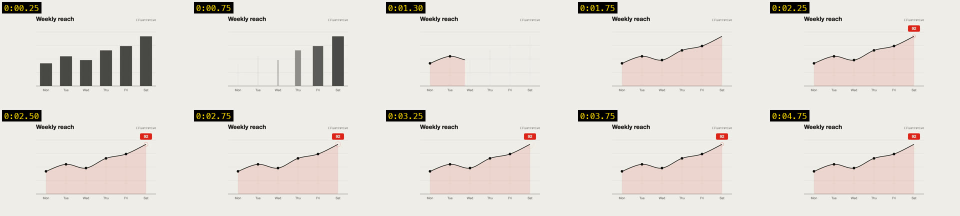
#> input picture recipes/data/media/chart-morph.jpg, 1920 x 432 px (shown at 1/2 size)
$ python label-tile.py ../../../recipes/data/media/chart-morph.jpg ../../../recipes/data/media/flowing-paths.jpg 1.0
#> lines starting #> are read from the running program, lines starting #| are printed output that depends on the picture
"""Burn the contact-sheet tile label onto a 960x540 frame so the hi-res overlay in beat 03
matches its tile in `bin/vh sheet` (tools/sheet.py style at 2x; grey = the tile label after the sheet's greyscale filter).
usage: uv run --with pillow python tools/label-tile.py <in.png> <out.png> <seconds>"""
import sys
from pathlib import Path
from PIL import Image, ImageDraw, ImageFont
src, out, t = sys.argv[1], sys.argv[2], float(sys.argv[3])
im = Image.open(src).convert("RGB")
#> im is the input picture: PIL image 1920x432 RGB; mean R, G, B 228.3, 224.4, 218.8
k = im.width / 480                      # tile scale relative to the 480-px sheet tiles
#> k = 4
f = ImageFont.truetype("/System/Library/Fonts/Menlo.ttc", int(max(14, 480 // 22) * k)) if Path("/System/Library/Fonts/Menlo.ttc").exists() else ImageFont.load_default()
d = ImageDraw.Draw(im)
label = f"{int(t // 60)}:{t % 60:05.2f}"
bb = d.textbbox((0, 0), label, font=f)
#> bb = (0, 2, 34, 10)
d.rectangle([4 * k, 4 * k, 12 * k + bb[2], 10 * k + bb[3]], fill=(0, 0, 0))
d.text((8 * k, 6 * k), label, fill=(211, 211, 211), font=f)
im.save(out)
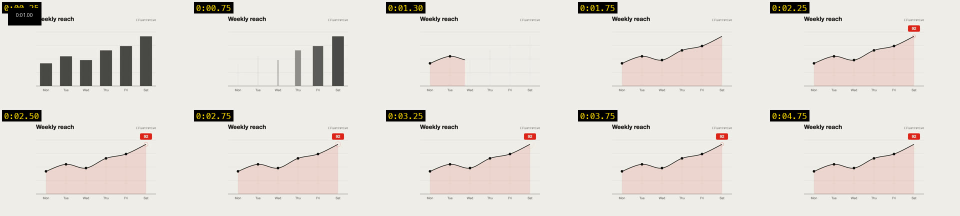
#> saved as flowing-paths.jpg: PIL image 1920x432 RGB (shown at 1/2 size); mean R, G, B 227.9, 223.9, 218.4
print(out)

$ run again, on recipes/data/media/kpi-lift.jpg
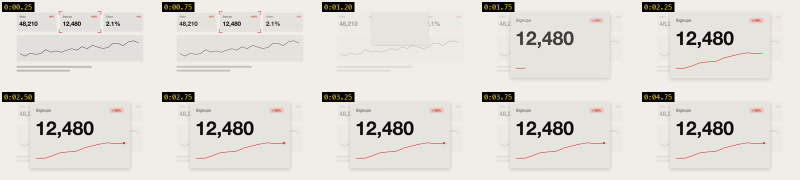
#> input picture recipes/data/media/kpi-lift.jpg, 1600 x 360 px (shown at 1/2 size)
#> im is the input picture: PIL image 1600x360 RGB; mean R, G, B 225.2, 222.6, 217.2
#> bb = (0, 2, 34, 10)
#> `im.save(out)`:
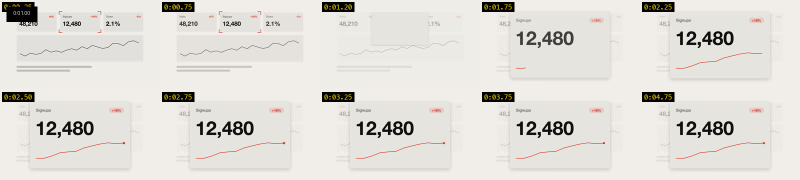
#> saved as kpi-lift.jpg: PIL image 1600x360 RGB (shown at 1/2 size); mean R, G, B 224.7, 222.1, 216.8
